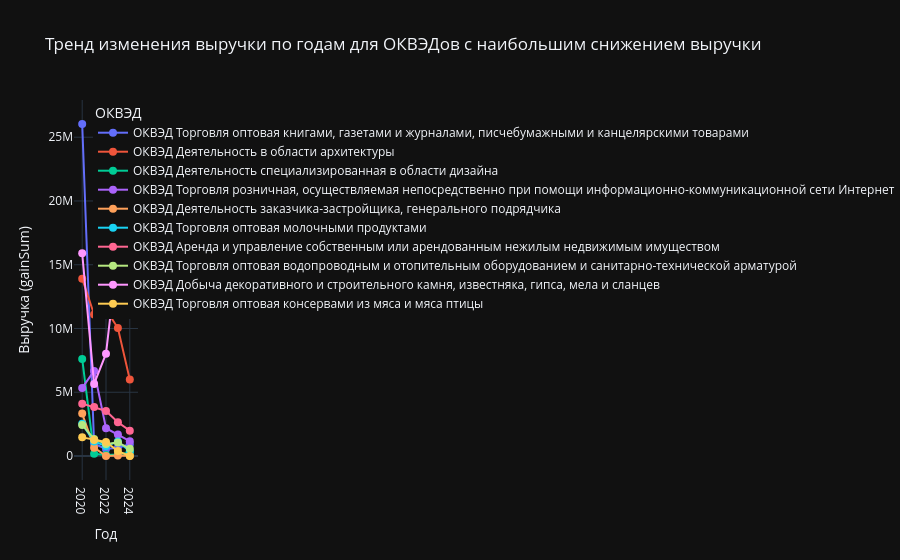

Here is the notebook cell this chart was saved with:
### Code cell
import plotly.graph_objects as go
import pandas as pd
import numpy as np
from scipy.interpolate import interp1d

bfo_data = []
_content = content.copy()
for row in _content:
    for _bfo_entry in row["bfo"]:
        _bfo_entry["okved2"]=okved_transcription[row["okved2"]]
    bfo_data.extend(row["bfo"])

df = pd.DataFrame(bfo_data)

df['gainSum'] = pd.to_numeric(df['gainSum'], errors='coerce')

df = df[df['gainSum'].notnull()]

df['period'] = pd.to_numeric(df['period'])

# Группируем данные по ОКВЭД и году, рассчитываем суммарную выручку для каждой группы
df_grouped = df.groupby(['okved2', 'period'])['gainSum'].sum().reset_index()

# Для каждого ОКВЭД находим разницу между выручкой на последний и первый год
df_pivot = df_grouped.pivot(index='okved2', columns='period', values='gainSum')

# Рассчитываем изменение выручки по годам для каждого ОКВЭД
df_pivot['change_in_revenue'] = df_pivot.iloc[:, -1] - df_pivot.iloc[:, 0]  # Разница между последним и первым годом

# Сортируем по величине изменения выручки и берем топ-10
top_10_okveds = df_pivot.sort_values(by='change_in_revenue').head(10)

# Фильтруем исходные данные для топ-10 ОКВЭДов
df_grouped_top10 = df_grouped[df_grouped['okved2'].isin(top_10_okveds.index)]

fig = go.Figure()

for okved in top_10_okveds.index:
    df_okved = df_grouped_top10[df_grouped_top10['okved2'] == okved]
    fig.add_trace(go.Scatter(
        x=df_okved['period'],
        y=df_okved['gainSum'],
        mode='lines+markers',
        name=f'ОКВЭД {okved}',
        marker=dict(size=8),
    ))

fig.update_layout(
    title="Тренд изменения выручки по годам для ОКВЭДов с наибольшим снижением выручки",
    xaxis_title="Год",
    yaxis_title="Выручка (gainSum)",
    template="plotly_dark",
    legend_title="ОКВЭД"
)

fig.show()

### Figure 1 — Plotly figure (JSON) as saved in the notebook; plotly's stock layout.template omitted (floating-point values rounded to 4 significant figures)
{"data": [{"marker": {"size": 8}, "mode": "lines+markers", "name": "ОКВЭД Торговля оптовая книгами, газетами и журналами, писчебумажными и канцелярскими товарами", "type": "scatter", "x": [2020, 2021, 2022, 2023, 2024], "y": [26040000.0, 963500.0, 550700.0, 645900.0, 924800.0]}, {"marker": {"size": 8}, "mode": "lines+markers", "name": "ОКВЭД Деятельность в области архитектуры", "type": "scatter", "x": [2020, 2021, 2022, 2023, 2024], "y": [13910000.0, 11100000.0, 11480000.0, 10040000.0, 5993000.0]}, {"marker": {"size": 8}, "mode": "lines+markers", "name": "ОКВЭД Деятельность специализированная в области дизайна", "type": "scatter", "x": [2020, 2021, 2022, 2023, 2024], "y": [7609000.0, 173800.0, 73140.0, 117200.0, 276000.0]}, {"marker": {"size": 8}, "mode": "lines+markers", "name": "ОКВЭД Торговля розничная, осуществляемая непосредственно при помощи информационно-коммуникационной сети Интернет", "type": "scatter", "x": [2020, 2021, 2022, 2023, 2024], "y": [5342000.0, 6676000.0, 2177000.0, 1696000.0, 1160000.0]}, {"marker": {"size": 8}, "mode": "lines+markers", "name": "ОКВЭД Деятельность заказчика-застройщика, генерального подрядчика", "type": "scatter", "x": [2020, 2021, 2022, 2023, 2024], "y": [3325000.0, 654100.0, 3179.0, 40880.0, 17890.0]}, {"marker": {"size": 8}, "mode": "lines+markers", "name": "ОКВЭД Торговля оптовая молочными продуктами", "type": "scatter", "x": [2020, 2021, 2022, 2023, 2024], "y": [2522000.0, 1134000.0, 790400.0, 1134000.0, 374500.0]}, {"marker": {"size": 8}, "mode": "lines+markers", "name": "ОКВЭД Аренда и управление собственным или арендованным нежилым недвижимым имуществом", "type": "scatter", "x": [2020, 2021, 2022, 2023, 2024], "y": [4108000.0, 3847000.0, 3532000.0, 2650000.0, 1989000.0]}, {"marker": {"size": 8}, "mode": "lines+markers", "name": "ОКВЭД Торговля оптовая водопроводным и отопительным оборудованием и санитарно-технической арматурой", "type": "scatter", "x": [2020, 2021, 2022, 2023, 2024], "y": [2437000.0, 1332000.0, 945800.0, 1064000.0, 570300.0]}, {"marker": {"size": 8}, "mode": "lines+markers", "name": "ОКВЭД Добыча декоративного и строительного камня, известняка, гипса, мела и сланцев", "type": "scatter", "x": [2020, 2021, 2022, 2023, 2024], "y": [15890000.0, 5652000.0, 8022000.0, 16110000.0, 14280000.0]}, {"marker": {"size": 8}, "mode": "lines+markers", "name": "ОКВЭД Торговля оптовая консервами из мяса и мяса птицы", "type": "scatter", "x": [2020, 2021, 2022, 2023, 2024], "y": [1463000.0, 1263000.0, 1103000.0, 388500.0, 1468.0]}], "layout": {"legend": {"title": {"text": "ОКВЭД"}}, "title": {"text": "Тренд изменения выручки по годам для ОКВЭДов с наибольшим снижением выручки"}, "xaxis": {"title": {"text": "Год"}}, "yaxis": {"title": {"text": "Выручка (gainSum)"}}}}
